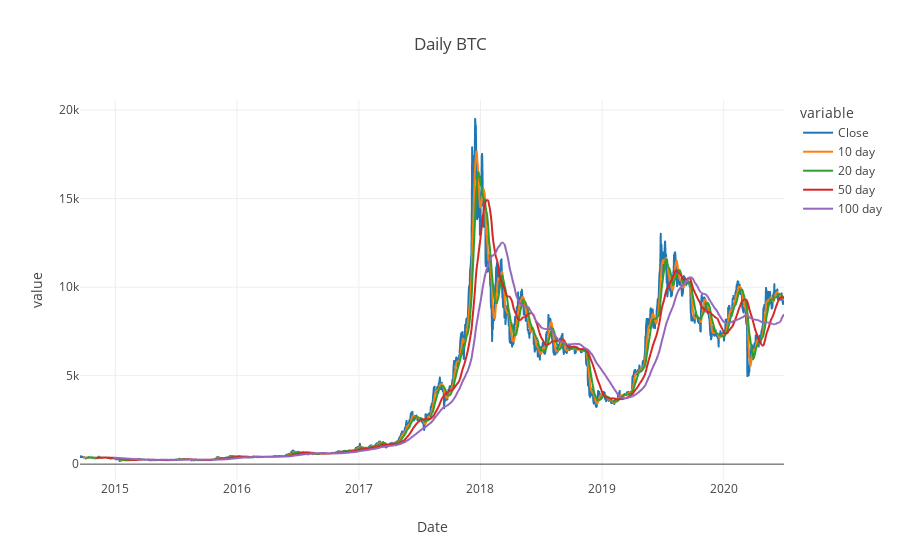

Notebook code cell kept with this figure:
### Code cell
ilinechart(daily_btc_melted, "Date", "value", groups="variable", title="Daily BTC")

### Figure 1 — Plotly figure (JSON) as saved in the notebook; plotly's stock layout.template omitted (floating-point values rounded to 4 significant figures; data arrays with more than 128 entries replaced by an {"elided": "..."} marker saying what was removed)
{"data": [{"hovertemplate": "variable=Close<br>Date=%{x}<br>value=%{y}<extra></extra>", "legendgroup": "Close", "line": {"color": "#1F77B4", "dash": "solid"}, "mode": "lines", "name": "Close", "showlegend": true, "type": "scattergl", "x": {"elided": "2114 str values"}, "xaxis": "x", "y": {"elided": "2114 float values"}, "yaxis": "y"}, {"hovertemplate": "variable=10 day<br>Date=%{x}<br>value=%{y}<extra></extra>", "legendgroup": "10 day", "line": {"color": "#FF7F0E", "dash": "solid"}, "mode": "lines", "name": "10 day", "showlegend": true, "type": "scattergl", "x": {"elided": "2114 str values"}, "xaxis": "x", "y": {"elided": "2114 float values"}, "yaxis": "y"}, {"hovertemplate": "variable=20 day<br>Date=%{x}<br>value=%{y}<extra></extra>", "legendgroup": "20 day", "line": {"color": "#2CA02C", "dash": "solid"}, "mode": "lines", "name": "20 day", "showlegend": true, "type": "scattergl", "x": {"elided": "2114 str values"}, "xaxis": "x", "y": {"elided": "2114 float values"}, "yaxis": "y"}, {"hovertemplate": "variable=50 day<br>Date=%{x}<br>value=%{y}<extra></extra>", "legendgroup": "50 day", "line": {"color": "#D62728", "dash": "solid"}, "mode": "lines", "name": "50 day", "showlegend": true, "type": "scattergl", "x": {"elided": "2114 str values"}, "xaxis": "x", "y": {"elided": "2114 float values"}, "yaxis": "y"}, {"hovertemplate": "variable=100 day<br>Date=%{x}<br>value=%{y}<extra></extra>", "legendgroup": "100 day", "line": {"color": "#9467BD", "dash": "solid"}, "mode": "lines", "name": "100 day", "showlegend": true, "type": "scattergl", "x": {"elided": "2114 str values"}, "xaxis": "x", "y": {"elided": "2114 float values"}, "yaxis": "y"}], "layout": {"legend": {"title": {"text": "variable"}, "tracegroupgap": 0}, "title": {"text": "Daily BTC", "x": 0.5}, "xaxis": {"anchor": "y", "domain": [0, 1], "title": {"text": "Date"}}, "yaxis": {"anchor": "x", "domain": [0, 1], "title": {"text": "value"}}}}
